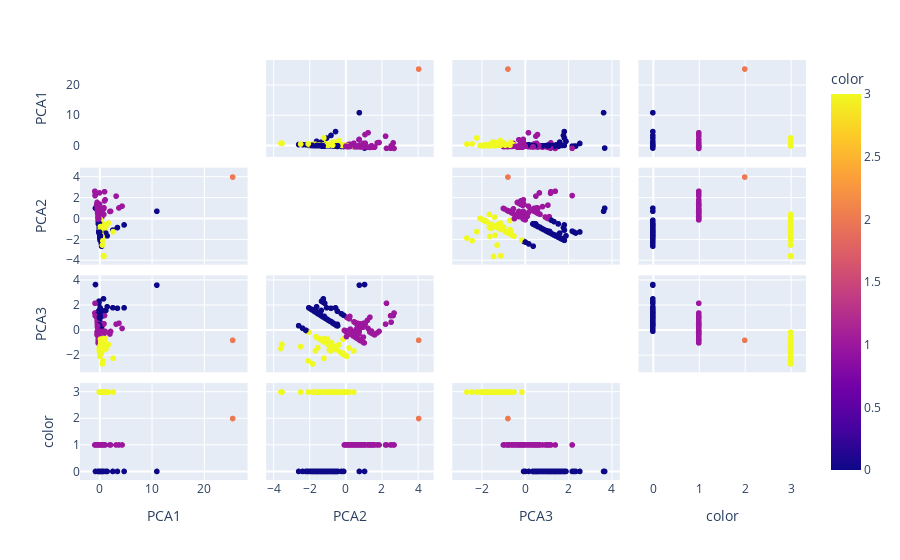

Notebook source saved alongside this figure:
### Code cell
#Visualize all the principal components
from sklearn.decomposition import PCA



labels=["PCA1","PCA2","PCA3"]
fig = px.scatter_matrix(
    pca.fit_transform(crypto_df_s),
    labels=labels,
    color=crypto_df_predictions["clusters_predicted"]
)
fig.update_traces(diagonal_visible=False)
fig.show()

### Figure 1 — Plotly figure (JSON) as saved in the notebook; plotly's stock layout.template omitted (floating-point values rounded to 4 significant figures; data arrays with more than 128 entries replaced by an {"elided": "..."} marker saying what was removed)
{"data": [{"diagonal": {"visible": false}, "dimensions": [{"axis": {"matches": true}, "label": "PCA1", "values": {"elided": "532 float values"}}, {"axis": {"matches": true}, "label": "PCA2", "values": {"elided": "532 float values"}}, {"axis": {"matches": true}, "label": "PCA3", "values": {"elided": "532 float values"}}, {"axis": {"matches": true}, "label": "color", "values": {"elided": "532 int values"}}], "hovertemplate": "%{xaxis.title.text}=%{x}<br>%{yaxis.title.text}=%{y}<br>color=%{marker.color}<extra></extra>", "legendgroup": "", "marker": {"color": {"elided": "532 int values"}, "coloraxis": "coloraxis", "symbol": "circle"}, "name": "", "showlegend": false, "type": "splom"}], "layout": {"coloraxis": {"colorbar": {"title": {"text": "color"}}, "colorscale": [[0, "#0d0887"], [0.1111, "#46039f"], [0.2222, "#7201a8"], [0.3333, "#9c179e"], [0.4444, "#bd3786"], [0.5556, "#d8576b"], [0.6667, "#ed7953"], [0.7778, "#fb9f3a"], [0.8889, "#fdca26"], [1, "#f0f921"]]}, "dragmode": "select", "legend": {"tracegroupgap": 0}, "margin": {"t": 60}}}
